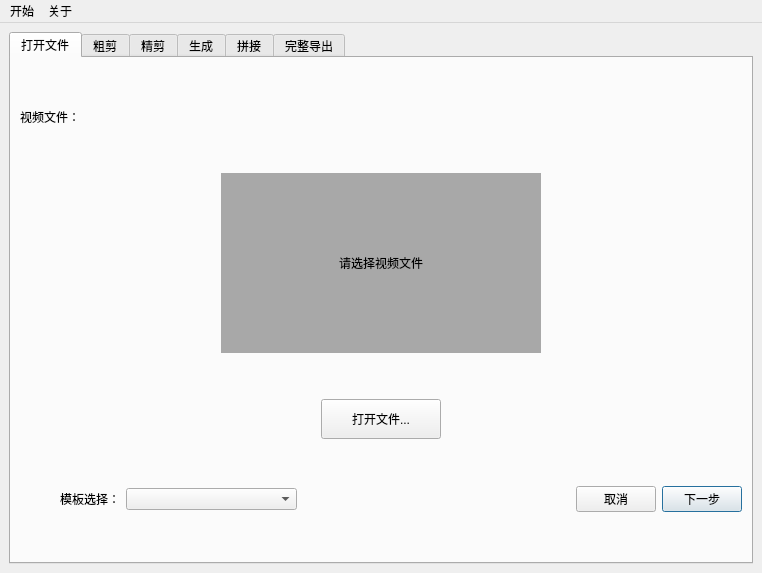
<?xml version="1.0" encoding="UTF-8"?>
<ui version="4.0">
 <class>MainWindow</class>
 <widget class="QMainWindow" name="MainWindow">
  <property name="geometry">
   <rect>
    <x>0</x>
    <y>0</y>
    <width>762</width>
    <height>573</height>
   </rect>
  </property>
  <property name="windowTitle">
   <string>手术自动剪辑</string>
  </property>
  <widget class="QWidget" name="centralwidget">
   <layout class="QVBoxLayout" name="verticalLayout_26">
    <item>
     <widget class="QTabWidget" name="tabWidget">
      <property name="enabled">
       <bool>true</bool>
      </property>
      <property name="contextMenuPolicy">
       <enum>Qt::NoContextMenu</enum>
      </property>
      <property name="tabPosition">
       <enum>QTabWidget::North</enum>
      </property>
      <property name="tabShape">
       <enum>QTabWidget::Rounded</enum>
      </property>
      <property name="currentIndex">
       <number>0</number>
      </property>
      <property name="usesScrollButtons">
       <bool>true</bool>
      </property>
      <property name="documentMode">
       <bool>false</bool>
      </property>
      <property name="tabsClosable">
       <bool>false</bool>
      </property>
      <property name="movable">
       <bool>false</bool>
      </property>
      <property name="tabBarAutoHide">
       <bool>false</bool>
      </property>
      <widget class="QWidget" name="tab1">
       <attribute name="title">
        <string>打开文件</string>
       </attribute>
       <layout class="QVBoxLayout" name="verticalLayout_12">
        <item>
         <spacer name="verticalSpacer_15">
          <property name="orientation">
           <enum>Qt::Vertical</enum>
          </property>
          <property name="sizeHint" stdset="0">
           <size>
            <width>20</width>
            <height>40</height>
           </size>
          </property>
         </spacer>
        </item>
        <item>
         <widget class="QLabel" name="file_path_label">
          <property name="text">
           <string>视频文件：</string>
          </property>
          <property name="textFormat">
           <enum>Qt::PlainText</enum>
          </property>
          <property name="wordWrap">
           <bool>false</bool>
          </property>
          <property name="openExternalLinks">
           <bool>false</bool>
          </property>
         </widget>
        </item>
        <item>
         <spacer name="verticalSpacer_16">
          <property name="orientation">
           <enum>Qt::Vertical</enum>
          </property>
          <property name="sizeHint" stdset="0">
           <size>
            <width>20</width>
            <height>40</height>
           </size>
          </property>
         </spacer>
        </item>
        <item>
         <layout class="QHBoxLayout" name="horizontalLayout">
          <item>
           <widget class="QLabel" name="preview">
            <property name="minimumSize">
             <size>
              <width>320</width>
              <height>180</height>
             </size>
            </property>
            <property name="maximumSize">
             <size>
              <width>320</width>
              <height>180</height>
             </size>
            </property>
            <property name="styleSheet">
             <string notr="true">background-color: rgb(168, 168, 168);</string>
            </property>
            <property name="text">
             <string>请选择视频文件</string>
            </property>
            <property name="scaledContents">
             <bool>true</bool>
            </property>
            <property name="alignment">
             <set>Qt::AlignCenter</set>
            </property>
           </widget>
          </item>
         </layout>
        </item>
        <item>
         <spacer name="verticalSpacer_14">
          <property name="orientation">
           <enum>Qt::Vertical</enum>
          </property>
          <property name="sizeHint" stdset="0">
           <size>
            <width>20</width>
            <height>40</height>
           </size>
          </property>
         </spacer>
        </item>
        <item>
         <layout class="QHBoxLayout" name="horizontalLayout_18">
          <item>
           <spacer name="horizontalSpacer_4">
            <property name="orientation">
             <enum>Qt::Horizontal</enum>
            </property>
            <property name="sizeHint" stdset="0">
             <size>
              <width>40</width>
              <height>20</height>
             </size>
            </property>
           </spacer>
          </item>
          <item>
           <widget class="QPushButton" name="openfile_button">
            <property name="minimumSize">
             <size>
              <width>120</width>
              <height>40</height>
             </size>
            </property>
            <property name="maximumSize">
             <size>
              <width>120</width>
              <height>40</height>
             </size>
            </property>
            <property name="text">
             <string>打开文件...</string>
            </property>
           </widget>
          </item>
          <item>
           <spacer name="horizontalSpacer_6">
            <property name="orientation">
             <enum>Qt::Horizontal</enum>
            </property>
            <property name="sizeHint" stdset="0">
             <size>
              <width>40</width>
              <height>20</height>
             </size>
            </property>
           </spacer>
          </item>
         </layout>
        </item>
        <item>
         <spacer name="verticalSpacer_12">
          <property name="orientation">
           <enum>Qt::Vertical</enum>
          </property>
          <property name="sizeHint" stdset="0">
           <size>
            <width>20</width>
            <height>40</height>
           </size>
          </property>
         </spacer>
        </item>
        <item>
         <layout class="QHBoxLayout" name="horizontalLayout_17" stretch="0,0,5,8,0,0">
          <item>
           <spacer name="horizontalSpacer_3">
            <property name="orientation">
             <enum>Qt::Horizontal</enum>
            </property>
            <property name="sizeHint" stdset="0">
             <size>
              <width>40</width>
              <height>20</height>
             </size>
            </property>
           </spacer>
          </item>
          <item>
           <widget class="QLabel" name="label">
            <property name="text">
             <string>模板选择：</string>
            </property>
           </widget>
          </item>
          <item>
           <widget class="QComboBox" name="templateselector">
            <property name="currentText">
             <string/>
            </property>
           </widget>
          </item>
          <item>
           <spacer name="horizontalSpacer">
            <property name="orientation">
             <enum>Qt::Horizontal</enum>
            </property>
            <property name="sizeHint" stdset="0">
             <size>
              <width>40</width>
              <height>20</height>
             </size>
            </property>
           </spacer>
          </item>
          <item>
           <widget class="QPushButton" name="cancel">
            <property name="text">
             <string>取消</string>
            </property>
           </widget>
          </item>
          <item>
           <widget class="QPushButton" name="next_0">
            <property name="text">
             <string>下一步</string>
            </property>
            <property name="default">
             <bool>true</bool>
            </property>
           </widget>
          </item>
         </layout>
        </item>
        <item>
         <spacer name="verticalSpacer_13">
          <property name="orientation">
           <enum>Qt::Vertical</enum>
          </property>
          <property name="sizeHint" stdset="0">
           <size>
            <width>20</width>
            <height>40</height>
           </size>
          </property>
         </spacer>
        </item>
       </layout>
      </widget>
      <widget class="QWidget" name="tab2">
       <attribute name="title">
        <string>粗剪</string>
       </attribute>
       <layout class="QVBoxLayout" name="verticalLayout_5" stretch="0,0,0,0">
        <item>
         <widget class="QScrollArea" name="terminal1_2">
          <property name="minimumSize">
           <size>
            <width>720</width>
            <height>360</height>
           </size>
          </property>
          <property name="maximumSize">
           <size>
            <width>16777215</width>
            <height>16777215</height>
           </size>
          </property>
          <property name="widgetResizable">
           <bool>true</bool>
          </property>
          <widget class="QWidget" name="term0_scrollarea_3">
           <property name="geometry">
            <rect>
             <x>0</x>
             <y>0</y>
             <width>718</width>
             <height>358</height>
            </rect>
           </property>
           <property name="contextMenuPolicy">
            <enum>Qt::DefaultContextMenu</enum>
           </property>
           <layout class="QVBoxLayout" name="verticalLayout_13">
            <property name="spacing">
             <number>0</number>
            </property>
            <property name="leftMargin">
             <number>0</number>
            </property>
            <property name="topMargin">
             <number>0</number>
            </property>
            <property name="rightMargin">
             <number>0</number>
            </property>
            <property name="bottomMargin">
             <number>0</number>
            </property>
            <item>
             <widget class="QTextEdit" name="term0_textedit">
              <property name="font">
               <font>
                <family>System</family>
                <pointsize>9</pointsize>
                <weight>75</weight>
                <italic>false</italic>
                <bold>true</bold>
               </font>
              </property>
              <property name="styleSheet">
               <string notr="true">QTextEdit {
	background-color: rgb(0, 0, 0);
    color: white;
}
</string>
              </property>
              <property name="verticalScrollBarPolicy">
               <enum>Qt::ScrollBarAlwaysOn</enum>
              </property>
              <property name="horizontalScrollBarPolicy">
               <enum>Qt::ScrollBarAlwaysOff</enum>
              </property>
              <property name="markdown">
               <string>**初始化...**

</string>
              </property>
              <property name="html">
               <string>&lt;!DOCTYPE HTML PUBLIC &quot;-//W3C//DTD HTML 4.0//EN&quot; &quot;http://www.w3.org/TR/REC-html40/strict.dtd&quot;&gt;
&lt;html&gt;&lt;head&gt;&lt;meta name=&quot;qrichtext&quot; content=&quot;1&quot; /&gt;&lt;style type=&quot;text/css&quot;&gt;
p, li { white-space: pre-wrap; }
&lt;/style&gt;&lt;/head&gt;&lt;body style=&quot; font-family:'System'; font-size:9pt; font-weight:600; font-style:normal;&quot;&gt;
&lt;p style=&quot; margin-top:6px; margin-bottom:6px; margin-left:0px; margin-right:0px; -qt-block-indent:0; text-indent:0px;&quot;&gt;初始化...&lt;/p&gt;&lt;/body&gt;&lt;/html&gt;</string>
              </property>
             </widget>
            </item>
           </layout>
          </widget>
         </widget>
        </item>
        <item>
         <spacer name="verticalSpacer_8">
          <property name="orientation">
           <enum>Qt::Vertical</enum>
          </property>
          <property name="sizeHint" stdset="0">
           <size>
            <width>20</width>
            <height>40</height>
           </size>
          </property>
         </spacer>
        </item>
        <item>
         <layout class="QHBoxLayout" name="horizontalLayout_4">
          <item>
           <widget class="QProgressBar" name="term0_progressbar">
            <property name="value">
             <number>24</number>
            </property>
           </widget>
          </item>
          <item>
           <layout class="QHBoxLayout" name="horizontalLayout_2">
            <item>
             <widget class="QPushButton" name="cancel_2">
              <property name="text">
               <string>取消</string>
              </property>
             </widget>
            </item>
            <item>
             <widget class="QPushButton" name="next_2">
              <property name="text">
               <string>下一步</string>
              </property>
              <property name="autoDefault">
               <bool>false</bool>
              </property>
              <property name="default">
               <bool>true</bool>
              </property>
             </widget>
            </item>
           </layout>
          </item>
         </layout>
        </item>
        <item>
         <spacer name="verticalSpacer_9">
          <property name="orientation">
           <enum>Qt::Vertical</enum>
          </property>
          <property name="sizeHint" stdset="0">
           <size>
            <width>20</width>
            <height>40</height>
           </size>
          </property>
         </spacer>
        </item>
       </layout>
      </widget>
      <widget class="QWidget" name="tab3">
       <attribute name="title">
        <string>精剪</string>
       </attribute>
       <layout class="QVBoxLayout" name="verticalLayout">
        <item>
         <layout class="QVBoxLayout" name="verticalLayout_4">
          <item>
           <layout class="QHBoxLayout" name="horizontalLayout_19">
            <property name="topMargin">
             <number>0</number>
            </property>
            <item>
             <widget class="QLabel" name="preview_2">
              <property name="sizePolicy">
               <sizepolicy hsizetype="Expanding" vsizetype="Expanding">
                <horstretch>0</horstretch>
                <verstretch>0</verstretch>
               </sizepolicy>
              </property>
              <property name="minimumSize">
               <size>
                <width>320</width>
                <height>240</height>
               </size>
              </property>
              <property name="maximumSize">
               <size>
                <width>320</width>
                <height>240</height>
               </size>
              </property>
              <property name="styleSheet">
               <string notr="true">background-color: rgb(158, 158, 158);</string>
              </property>
              <property name="text">
               <string>TextLabel</string>
              </property>
              <property name="scaledContents">
               <bool>true</bool>
              </property>
              <property name="alignment">
               <set>Qt::AlignCenter</set>
              </property>
             </widget>
            </item>
            <item>
             <widget class="QTableWidget" name="timelinetable">
              <property name="minimumSize">
               <size>
                <width>260</width>
                <height>240</height>
               </size>
              </property>
              <property name="maximumSize">
               <size>
                <width>260</width>
                <height>240</height>
               </size>
              </property>
              <property name="verticalScrollBarPolicy">
               <enum>Qt::ScrollBarAlwaysOff</enum>
              </property>
              <property name="horizontalScrollBarPolicy">
               <enum>Qt::ScrollBarAlwaysOff</enum>
              </property>
              <property name="autoScroll">
               <bool>true</bool>
              </property>
              <property name="selectionMode">
               <enum>QAbstractItemView::SingleSelection</enum>
              </property>
              <property name="selectionBehavior">
               <enum>QAbstractItemView::SelectRows</enum>
              </property>
              <property name="showGrid">
               <bool>true</bool>
              </property>
              <property name="gridStyle">
               <enum>Qt::SolidLine</enum>
              </property>
              <property name="sortingEnabled">
               <bool>false</bool>
              </property>
              <property name="rowCount">
               <number>9</number>
              </property>
              <property name="columnCount">
               <number>2</number>
              </property>
              <attribute name="horizontalHeaderCascadingSectionResizes">
               <bool>true</bool>
              </attribute>
              <attribute name="horizontalHeaderMinimumSectionSize">
               <number>80</number>
              </attribute>
              <attribute name="horizontalHeaderDefaultSectionSize">
               <number>130</number>
              </attribute>
              <attribute name="horizontalHeaderHighlightSections">
               <bool>true</bool>
              </attribute>
              <attribute name="horizontalHeaderShowSortIndicator" stdset="0">
               <bool>false</bool>
              </attribute>
              <attribute name="horizontalHeaderStretchLastSection">
               <bool>true</bool>
              </attribute>
              <attribute name="verticalHeaderVisible">
               <bool>false</bool>
              </attribute>
              <attribute name="verticalHeaderCascadingSectionResizes">
               <bool>true</bool>
              </attribute>
              <attribute name="verticalHeaderDefaultSectionSize">
               <number>30</number>
              </attribute>
              <attribute name="verticalHeaderHighlightSections">
               <bool>true</bool>
              </attribute>
              <attribute name="verticalHeaderShowSortIndicator" stdset="0">
               <bool>false</bool>
              </attribute>
              <attribute name="verticalHeaderStretchLastSection">
               <bool>false</bool>
              </attribute>
              <row/>
              <row/>
              <row/>
              <row/>
              <row/>
              <row/>
              <row/>
              <row/>
              <row/>
              <column>
               <property name="text">
                <string>引索</string>
               </property>
              </column>
              <column>
               <property name="text">
                <string>关键帧</string>
               </property>
              </column>
             </widget>
            </item>
           </layout>
          </item>
          <item>
           <layout class="QHBoxLayout" name="horizontalLayout_15" stretch="6,0,0,0,0,20">
            <item>
             <spacer name="horizontalSpacer_7">
              <property name="orientation">
               <enum>Qt::Horizontal</enum>
              </property>
              <property name="sizeHint" stdset="0">
               <size>
                <width>40</width>
                <height>20</height>
               </size>
              </property>
             </spacer>
            </item>
            <item>
             <widget class="QToolButton" name="lastvideo_toolbutton">
              <property name="text">
               <string>上一段</string>
              </property>
              <property name="arrowType">
               <enum>Qt::LeftArrow</enum>
              </property>
             </widget>
            </item>
            <item>
             <widget class="QLineEdit" name="lineEdit_2">
              <property name="minimumSize">
               <size>
                <width>20</width>
                <height>0</height>
               </size>
              </property>
              <property name="maximumSize">
               <size>
                <width>20</width>
                <height>16777215</height>
               </size>
              </property>
              <property name="text">
               <string>0</string>
              </property>
             </widget>
            </item>
            <item>
             <widget class="QLabel" name="label_2">
              <property name="text">
               <string>/1</string>
              </property>
             </widget>
            </item>
            <item>
             <widget class="QToolButton" name="nextvideo_toolbutton">
              <property name="enabled">
               <bool>true</bool>
              </property>
              <property name="text">
               <string>下一段</string>
              </property>
              <property name="arrowType">
               <enum>Qt::RightArrow</enum>
              </property>
             </widget>
            </item>
            <item>
             <spacer name="horizontalSpacer_9">
              <property name="orientation">
               <enum>Qt::Horizontal</enum>
              </property>
              <property name="sizeHint" stdset="0">
               <size>
                <width>40</width>
                <height>20</height>
               </size>
              </property>
             </spacer>
            </item>
           </layout>
          </item>
         </layout>
        </item>
        <item>
         <spacer name="verticalSpacer_7">
          <property name="orientation">
           <enum>Qt::Vertical</enum>
          </property>
          <property name="sizeHint" stdset="0">
           <size>
            <width>20</width>
            <height>40</height>
           </size>
          </property>
         </spacer>
        </item>
        <item>
         <layout class="QHBoxLayout" name="horizontalLayout_8" stretch="8,0">
          <item>
           <widget class="QSlider" name="position_silder">
            <property name="orientation">
             <enum>Qt::Horizontal</enum>
            </property>
           </widget>
          </item>
          <item>
           <widget class="QLineEdit" name="lineEdit"/>
          </item>
         </layout>
        </item>
        <item>
         <spacer name="verticalSpacer_6">
          <property name="orientation">
           <enum>Qt::Vertical</enum>
          </property>
          <property name="sizeHint" stdset="0">
           <size>
            <width>20</width>
            <height>40</height>
           </size>
          </property>
         </spacer>
        </item>
        <item>
         <layout class="QHBoxLayout" name="horizontalLayout_3">
          <property name="leftMargin">
           <number>0</number>
          </property>
          <item>
           <spacer name="horizontalSpacer_2">
            <property name="orientation">
             <enum>Qt::Horizontal</enum>
            </property>
            <property name="sizeHint" stdset="0">
             <size>
              <width>40</width>
              <height>20</height>
             </size>
            </property>
           </spacer>
          </item>
          <item>
           <widget class="QPushButton" name="frame_selection_button">
            <property name="text">
             <string>选择关键帧</string>
            </property>
           </widget>
          </item>
          <item>
           <widget class="QPushButton" name="cancel_3">
            <property name="text">
             <string>取消</string>
            </property>
           </widget>
          </item>
          <item>
           <widget class="QPushButton" name="next_3">
            <property name="text">
             <string>下一步</string>
            </property>
            <property name="default">
             <bool>true</bool>
            </property>
           </widget>
          </item>
         </layout>
        </item>
        <item>
         <spacer name="verticalSpacer_4">
          <property name="orientation">
           <enum>Qt::Vertical</enum>
          </property>
          <property name="sizeHint" stdset="0">
           <size>
            <width>20</width>
            <height>40</height>
           </size>
          </property>
         </spacer>
        </item>
       </layout>
      </widget>
      <widget class="QWidget" name="tab4">
       <attribute name="title">
        <string>生成</string>
       </attribute>
       <layout class="QVBoxLayout" name="verticalLayout_25">
        <item>
         <widget class="QScrollArea" name="terminal1_4">
          <property name="minimumSize">
           <size>
            <width>720</width>
            <height>360</height>
           </size>
          </property>
          <property name="maximumSize">
           <size>
            <width>16777215</width>
            <height>16777215</height>
           </size>
          </property>
          <property name="widgetResizable">
           <bool>true</bool>
          </property>
          <widget class="QWidget" name="term1_scrollarea_6">
           <property name="geometry">
            <rect>
             <x>0</x>
             <y>0</y>
             <width>718</width>
             <height>358</height>
            </rect>
           </property>
           <property name="contextMenuPolicy">
            <enum>Qt::DefaultContextMenu</enum>
           </property>
           <layout class="QVBoxLayout" name="verticalLayout_24">
            <property name="spacing">
             <number>0</number>
            </property>
            <property name="leftMargin">
             <number>0</number>
            </property>
            <property name="topMargin">
             <number>0</number>
            </property>
            <property name="rightMargin">
             <number>0</number>
            </property>
            <property name="bottomMargin">
             <number>0</number>
            </property>
            <item>
             <widget class="QTextEdit" name="term1_textedit">
              <property name="font">
               <font>
                <family>System</family>
                <pointsize>9</pointsize>
                <weight>75</weight>
                <italic>false</italic>
                <bold>true</bold>
               </font>
              </property>
              <property name="styleSheet">
               <string notr="true">QTextEdit {
	background-color: rgb(0, 0, 0);
    color: white; /* 你可以将red替换为任何你想要的颜色 */
}
</string>
              </property>
              <property name="verticalScrollBarPolicy">
               <enum>Qt::ScrollBarAlwaysOn</enum>
              </property>
              <property name="horizontalScrollBarPolicy">
               <enum>Qt::ScrollBarAlwaysOff</enum>
              </property>
              <property name="markdown">
               <string>**初始化...**

</string>
              </property>
              <property name="html">
               <string>&lt;!DOCTYPE HTML PUBLIC &quot;-//W3C//DTD HTML 4.0//EN&quot; &quot;http://www.w3.org/TR/REC-html40/strict.dtd&quot;&gt;
&lt;html&gt;&lt;head&gt;&lt;meta name=&quot;qrichtext&quot; content=&quot;1&quot; /&gt;&lt;style type=&quot;text/css&quot;&gt;
p, li { white-space: pre-wrap; }
&lt;/style&gt;&lt;/head&gt;&lt;body style=&quot; font-family:'System'; font-size:9pt; font-weight:600; font-style:normal;&quot;&gt;
&lt;p style=&quot; margin-top:6px; margin-bottom:6px; margin-left:0px; margin-right:0px; -qt-block-indent:0; text-indent:0px;&quot;&gt;初始化...&lt;/p&gt;&lt;/body&gt;&lt;/html&gt;</string>
              </property>
             </widget>
            </item>
           </layout>
          </widget>
         </widget>
        </item>
        <item>
         <spacer name="verticalSpacer_19">
          <property name="orientation">
           <enum>Qt::Vertical</enum>
          </property>
          <property name="sizeHint" stdset="0">
           <size>
            <width>20</width>
            <height>40</height>
           </size>
          </property>
         </spacer>
        </item>
        <item>
         <widget class="QLabel" name="taskprogresslabel">
          <property name="text">
           <string>分析进度 0/1</string>
          </property>
         </widget>
        </item>
        <item>
         <layout class="QHBoxLayout" name="horizontalLayout_31">
          <item>
           <widget class="QProgressBar" name="term1_progressbar">
            <property name="value">
             <number>24</number>
            </property>
           </widget>
          </item>
          <item>
           <layout class="QHBoxLayout" name="horizontalLayout_32">
            <item>
             <widget class="QPushButton" name="cancel_4">
              <property name="text">
               <string>取消</string>
              </property>
             </widget>
            </item>
            <item>
             <widget class="QPushButton" name="next_4">
              <property name="text">
               <string>下一步</string>
              </property>
             </widget>
            </item>
           </layout>
          </item>
         </layout>
        </item>
        <item>
         <spacer name="verticalSpacer_18">
          <property name="orientation">
           <enum>Qt::Vertical</enum>
          </property>
          <property name="sizeHint" stdset="0">
           <size>
            <width>20</width>
            <height>40</height>
           </size>
          </property>
         </spacer>
        </item>
       </layout>
      </widget>
      <widget class="QWidget" name="tab5">
       <attribute name="title">
        <string>拼接</string>
       </attribute>
       <layout class="QVBoxLayout" name="verticalLayout_2">
        <item>
         <widget class="QScrollArea" name="scrollArea_4">
          <property name="verticalScrollBarPolicy">
           <enum>Qt::ScrollBarAlwaysOn</enum>
          </property>
          <property name="horizontalScrollBarPolicy">
           <enum>Qt::ScrollBarAlwaysOff</enum>
          </property>
          <property name="sizeAdjustPolicy">
           <enum>QAbstractScrollArea::AdjustIgnored</enum>
          </property>
          <property name="widgetResizable">
           <bool>true</bool>
          </property>
          <widget class="QWidget" name="scrollAreaWidgetContents_5">
           <property name="geometry">
            <rect>
             <x>0</x>
             <y>0</y>
             <width>705</width>
             <height>455</height>
            </rect>
           </property>
          </widget>
         </widget>
        </item>
        <item>
         <layout class="QHBoxLayout" name="horizontalLayout_11">
          <item>
           <widget class="QProgressBar" name="selection_progressbar">
            <property name="value">
             <number>24</number>
            </property>
           </widget>
          </item>
          <item>
           <layout class="QHBoxLayout" name="horizontalLayout_12">
            <item>
             <widget class="QPushButton" name="cancel_5">
              <property name="text">
               <string>取消</string>
              </property>
             </widget>
            </item>
            <item>
             <widget class="QPushButton" name="next_5">
              <property name="text">
               <string>导出</string>
              </property>
              <property name="default">
               <bool>true</bool>
              </property>
             </widget>
            </item>
           </layout>
          </item>
         </layout>
        </item>
       </layout>
      </widget>
      <widget class="QWidget" name="tab6">
       <attribute name="title">
        <string>完整导出</string>
       </attribute>
       <layout class="QVBoxLayout" name="verticalLayout_11">
        <item>
         <spacer name="verticalSpacer_5">
          <property name="orientation">
           <enum>Qt::Vertical</enum>
          </property>
          <property name="sizeHint" stdset="0">
           <size>
            <width>20</width>
            <height>40</height>
           </size>
          </property>
         </spacer>
        </item>
        <item>
         <widget class="QLabel" name="label_3">
          <property name="text">
           <string>&lt;html&gt;&lt;head/&gt;&lt;body&gt;&lt;p&gt;&lt;span style=&quot; font-size:20pt;&quot;&gt;剪辑完成！&lt;/span&gt;&lt;/p&gt;&lt;/body&gt;&lt;/html&gt;</string>
          </property>
         </widget>
        </item>
        <item>
         <spacer name="verticalSpacer">
          <property name="orientation">
           <enum>Qt::Vertical</enum>
          </property>
          <property name="sizeHint" stdset="0">
           <size>
            <width>20</width>
            <height>40</height>
           </size>
          </property>
         </spacer>
        </item>
        <item>
         <layout class="QHBoxLayout" name="horizontalLayout_7">
          <item>
           <widget class="QLabel" name="preview_3">
            <property name="minimumSize">
             <size>
              <width>320</width>
              <height>180</height>
             </size>
            </property>
            <property name="maximumSize">
             <size>
              <width>320</width>
              <height>180</height>
             </size>
            </property>
            <property name="styleSheet">
             <string notr="true">background-color: rgb(168, 168, 168);</string>
            </property>
            <property name="text">
             <string>TextLabel</string>
            </property>
            <property name="alignment">
             <set>Qt::AlignCenter</set>
            </property>
           </widget>
          </item>
         </layout>
        </item>
        <item>
         <spacer name="verticalSpacer_2">
          <property name="orientation">
           <enum>Qt::Vertical</enum>
          </property>
          <property name="sizeHint" stdset="0">
           <size>
            <width>20</width>
            <height>40</height>
           </size>
          </property>
         </spacer>
        </item>
        <item>
         <layout class="QHBoxLayout" name="horizontalLayout_5">
          <item>
           <widget class="QLabel" name="label_4">
            <property name="text">
             <string>选择导出路径：</string>
            </property>
           </widget>
          </item>
          <item>
           <widget class="QLineEdit" name="outputpathlineEdit_3"/>
          </item>
          <item>
           <widget class="QToolButton" name="outputselectionbutton">
            <property name="text">
             <string>...</string>
            </property>
           </widget>
          </item>
         </layout>
        </item>
        <item>
         <spacer name="verticalSpacer_3">
          <property name="orientation">
           <enum>Qt::Vertical</enum>
          </property>
          <property name="sizeHint" stdset="0">
           <size>
            <width>20</width>
            <height>40</height>
           </size>
          </property>
         </spacer>
        </item>
        <item>
         <layout class="QHBoxLayout" name="horizontalLayout_13" stretch="8,0,0,0">
          <item>
           <spacer name="horizontalSpacer_5">
            <property name="orientation">
             <enum>Qt::Horizontal</enum>
            </property>
            <property name="sizeHint" stdset="0">
             <size>
              <width>40</width>
              <height>20</height>
             </size>
            </property>
           </spacer>
          </item>
          <item>
           <widget class="QPushButton" name="exportbutton">
            <property name="text">
             <string>导出</string>
            </property>
           </widget>
          </item>
          <item>
           <widget class="QPushButton" name="ok">
            <property name="text">
             <string>完成</string>
            </property>
           </widget>
          </item>
          <item>
           <spacer name="horizontalSpacer_8">
            <property name="orientation">
             <enum>Qt::Horizontal</enum>
            </property>
            <property name="sizeHint" stdset="0">
             <size>
              <width>40</width>
              <height>20</height>
             </size>
            </property>
           </spacer>
          </item>
         </layout>
        </item>
        <item>
         <spacer name="verticalSpacer_10">
          <property name="orientation">
           <enum>Qt::Vertical</enum>
          </property>
          <property name="sizeHint" stdset="0">
           <size>
            <width>20</width>
            <height>40</height>
           </size>
          </property>
         </spacer>
        </item>
       </layout>
      </widget>
     </widget>
    </item>
   </layout>
  </widget>
  <widget class="QMenuBar" name="menubar">
   <property name="geometry">
    <rect>
     <x>0</x>
     <y>0</y>
     <width>762</width>
     <height>22</height>
    </rect>
   </property>
   <widget class="QMenu" name="menu">
    <property name="title">
     <string>开始</string>
    </property>
    <addaction name="action"/>
   </widget>
   <widget class="QMenu" name="menu_2">
    <property name="title">
     <string>关于</string>
    </property>
    <addaction name="action_3"/>
    <addaction name="action_4"/>
   </widget>
   <addaction name="menu"/>
   <addaction name="menu_2"/>
  </widget>
  <action name="actionPreferance">
   <property name="text">
    <string>首选项</string>
   </property>
  </action>
  <action name="action">
   <property name="text">
    <string>退出</string>
   </property>
  </action>
  <action name="action_2">
   <property name="text">
    <string>114514</string>
   </property>
  </action>
  <action name="action_3">
   <property name="text">
    <string>关于团伙</string>
   </property>
  </action>
  <action name="action_4">
   <property name="text">
    <string>关于项目</string>
   </property>
  </action>
 </widget>
 <resources/>
 <connections>
  <connection>
   <sender>cancel</sender>
   <signal>clicked()</signal>
   <receiver>MainWindow</receiver>
   <slot>close()</slot>
   <hints>
    <hint type="sourcelabel">
     <x>620</x>
     <y>449</y>
    </hint>
    <hint type="destinationlabel">
     <x>380</x>
     <y>257</y>
    </hint>
   </hints>
  </connection>
  <connection>
   <sender>cancel_2</sender>
   <signal>clicked()</signal>
   <receiver>MainWindow</receiver>
   <slot>close()</slot>
   <hints>
    <hint type="sourcelabel">
     <x>619</x>
     <y>459</y>
    </hint>
    <hint type="destinationlabel">
     <x>380</x>
     <y>257</y>
    </hint>
   </hints>
  </connection>
  <connection>
   <sender>cancel_4</sender>
   <signal>clicked()</signal>
   <receiver>MainWindow</receiver>
   <slot>close()</slot>
   <hints>
    <hint type="sourcelabel">
     <x>69</x>
     <y>85</y>
    </hint>
    <hint type="destinationlabel">
     <x>380</x>
     <y>257</y>
    </hint>
   </hints>
  </connection>
  <connection>
   <sender>cancel_3</sender>
   <signal>clicked()</signal>
   <receiver>MainWindow</receiver>
   <slot>close()</slot>
   <hints>
    <hint type="sourcelabel">
     <x>69</x>
     <y>89</y>
    </hint>
    <hint type="destinationlabel">
     <x>380</x>
     <y>257</y>
    </hint>
   </hints>
  </connection>
  <connection>
   <sender>cancel_5</sender>
   <signal>clicked()</signal>
   <receiver>MainWindow</receiver>
   <slot>close()</slot>
   <hints>
    <hint type="sourcelabel">
     <x>619</x>
     <y>479</y>
    </hint>
    <hint type="destinationlabel">
     <x>380</x>
     <y>257</y>
    </hint>
   </hints>
  </connection>
 </connections>
</ui>
